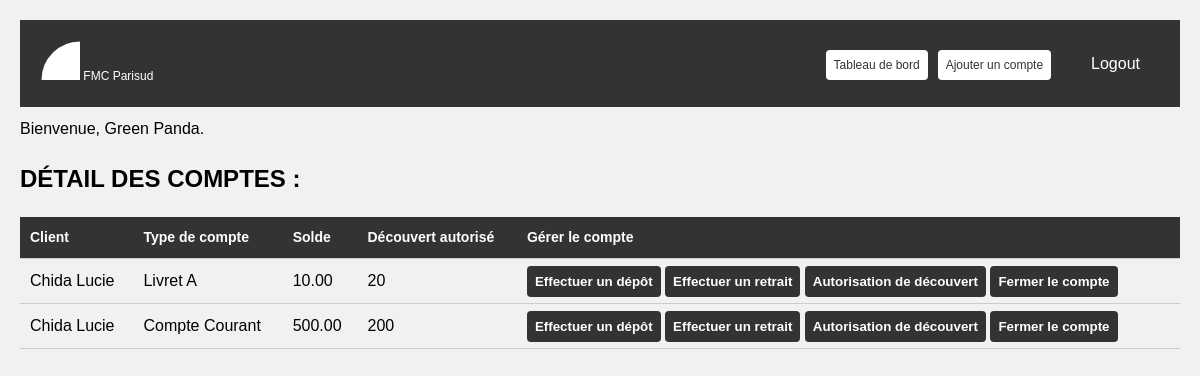
The page /accounts.php?customer_id=4 (signed in) on the database its author committed.
### tables this page shows
CREATE TABLE `advisors` (
  `id` int NOT NULL,
  `email` varchar(255) NOT NULL,
  `password` varchar(255) NOT NULL,
  `lastname` varchar(255) NOT NULL,
  `firstname` varchar(255) NOT NULL,
  `gpdr` tinyint(1) NOT NULL,
  `created_at` datetime NOT NULL DEFAULT CURRENT_TIMESTAMP
);

CREATE TABLE `accounts` (
  `id` int NOT NULL,
  `type` enum('Livret A','Compte Courant','Plan Épargne Logement','') NOT NULL,
  `balance` decimal(10,2) NOT NULL,
  `overdraft` int NOT NULL,
  `costumers_id` int NOT NULL
);

CREATE TABLE `customers` (
  `id` int NOT NULL,
  `email` varchar(255) NOT NULL,
  `lastname` varchar(255) NOT NULL,
  `firstname` varchar(255) NOT NULL,
  `birth_date` date NOT NULL,
  `address` varchar(255) NOT NULL,
  `address_comp` varchar(255) NOT NULL,
  `zip` varchar(255) NOT NULL,
  `city` varchar(255) NOT NULL,
  `phone` varchar(255) NOT NULL,
  `gpdr` tinyint(1) NOT NULL,
  `created_at` datetime NOT NULL DEFAULT CURRENT_TIMESTAMP,
  `advisors_id` int NOT NULL
);

### accounts.php (the view, shortened to what this page needs)
<?php
require 'includes/connection.php';
$email = $_SESSION['email'];
$sql = 'SELECT lastname, firstname FROM advisors WHERE email = :email';
$query = $db->prepare($sql);
$query->bindValue(':email', $email, PDO::PARAM_STR);
$query->execute();
$advisor = $query->fetch(PDO::FETCH_ASSOC);
if (isset($_SESSION['email'])) {
    if (isset($_GET['customer_id'])) {
        $customer_id = $_GET['customer_id'];
        $sql = "SELECT * FROM customers WHERE id = :customer_id";
        $query = $db->prepare($sql);
        $query->bindValue(':customer_id', $customer_id, PDO::PARAM_INT);
        $query->execute();
        $selected_customer = $query->fetch(PDO::FETCH_ASSOC);
        $sql = "SELECT * FROM accounts WHERE costumers_id = :customer_id";
        $query = $db->prepare($sql);
        $query->bindValue(':customer_id', $customer_id, PDO::PARAM_INT);
        $query->execute();
        $accounts = $query->fetchAll(PDO::FETCH_ASSOC);
    }
}
?>
<!DOCTYPE html>
<html lang="fr">
<head>
    <link rel="stylesheet" href="./css/styles.min.css">
</head>
<body>
    <nav>
        <div>
            <a href=""><svg height="50" width="50">
                    <circle cx="50" cy="50" r="40" stroke="#333" stroke-width="3" fill="#fff" />
                </svg> FMC Parisud</a>
        </div>
        <ul id="advisor-actions" style="list-style-type: none; display:flex;">
            <li><a class="account-actions" href="home.php">Tableau de bord</a></li>
            <li><a class="account-actions" href="add_account.php?customer_id=<?php echo $customer_id; ?>">Ajouter un compte</a></li>
            <li><a class="logout" href="logout.php">Logout</a></li>
        </ul>
    </nav>
    <p>Bienvenue, <?php echo $advisor['lastname'] . ' ' . $advisor['firstname']; ?>.</p>
    <h2>DÉTAIL DES COMPTES :</h2>
    <table>
        <thead>
            <tr>
                <th>Client</th>
                <th>Type de compte</th>
                <th>Solde</th>
                <th>Découvert autorisé</th>
                <th>Gérer le compte</th>
            </tr>
        </thead>
        <tbody>
            <?php if (isset($selected_customer)) : ?>
                <?php $customer = $selected_customer; ?>
                <?php foreach ($accounts as $account) : ?>
                    <tr>
                        <td><?php echo $customer['lastname'] . ' ' . $customer['firstname']; ?></td>
                        <td><?php echo $account['type']; ?></td>
                        <td><?php echo $account['balance']; ?></td>
                        <td><?php echo $account['overdraft']; ?></td>
                        <td><a class="links" href="#">Effectuer un dépôt</a>
                            <a class="links" href="#">Effectuer un retrait</a>
                            <a class="links" href="#">Autorisation de découvert</a>
                            <a class="links" href="#">Fermer le compte</a>
                        </td>
                    </tr>
                <?php endforeach; ?>
            <?php endif; ?>
        </tbody>
    </table>
</body>
</html>

### rows shown on the page
advisors: lastname "Green", firstname "Panda"
accounts: costumers.lastname "Chida", costumers.firstname "Lucie", type "Livret A", balance "10.00", overdraft "20"
accounts: costumers.lastname "Chida", costumers.firstname "Lucie", type "Compte Courant", balance "500.00", overdraft "200"
